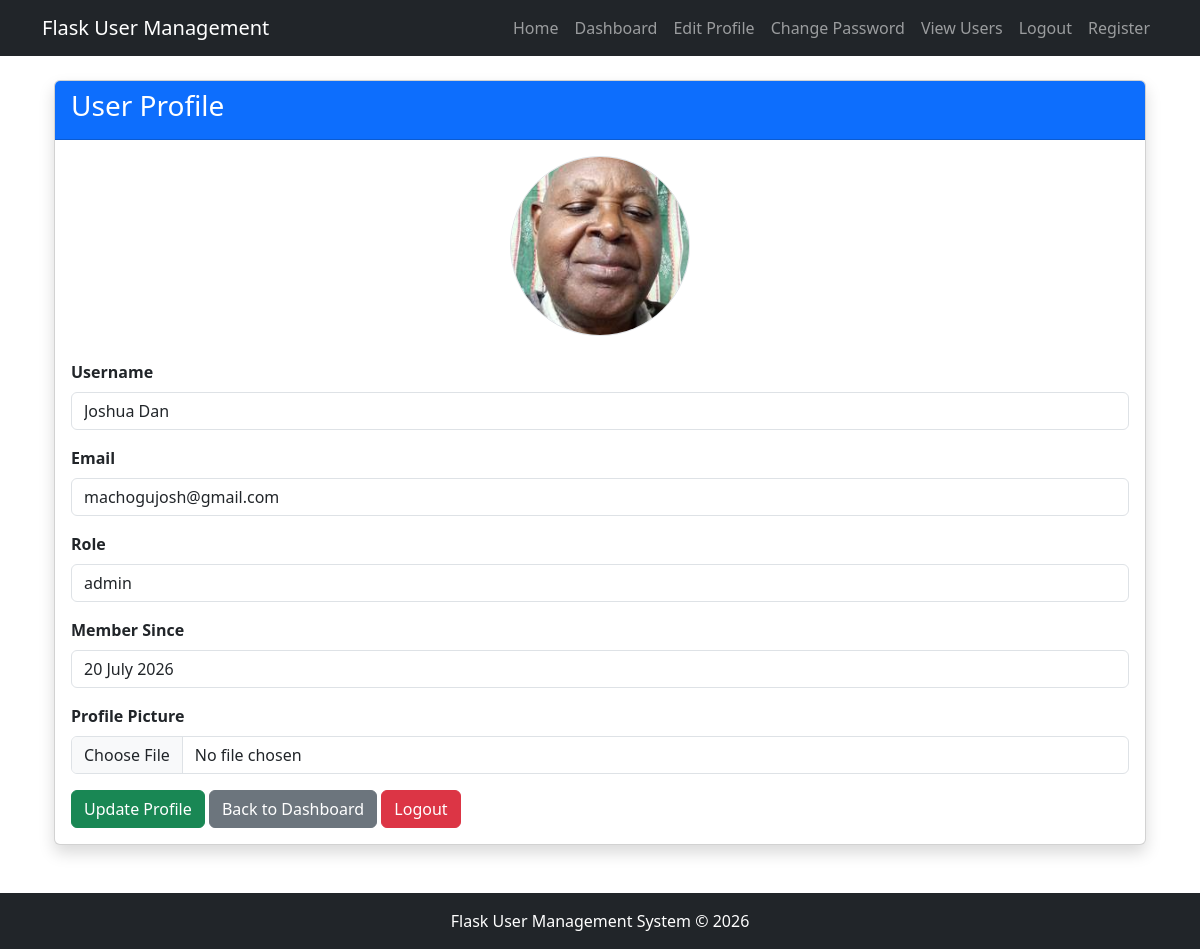
The app's page /profile (signed in) with its own data.
### tables this page shows
CREATE TABLE "users" (
    id INTEGER PRIMARY KEY AUTOINCREMENT,
    username TEXT UNIQUE NOT NULL,
    password TEXT NOT NULL,
    role TEXT NOT NULL DEFAULT 'user',
    email TEXT,
    created_at TEXT,
    profile_picture TEXT,
    active INTEGER NOT NULL DEFAULT 1
, failed_attempts INTEGER DEFAULT 0, locked_until TEXT);

### app.py (the view, shortened to what this page needs)
@app.route("/profile", methods=["GET", "POST"])
@login_required
def profile():
    conn = sqlite3.connect("users.db")
    cursor = conn.cursor()
    cursor.execute(
        """
        SELECT username,
               email,
               role,
               created_at,
               profile_picture
        FROM users
        WHERE username=?
        """,
        (session["username"],)
    )
    user = cursor.fetchone()
    print("SESSION USERNAME =", session["username"])
    print("USER =", user)
    conn.close()
    from datetime import datetime
    member_since = ""
    if user[3]:
        member_since = datetime.strptime(
            user[3],
            "%Y-%m-%d"
        ).strftime("%d %B %Y")
    return render_template(
        "profile.html",
        username=user[0],
        email=user[1],
        role=user[2],
        created_at=member_since,
        profile_picture=user[4] if len(user) > 4 else None
    )

### app.py (called while the page is built)
def login_required(f):
    @wraps(f)
    def wrapper(*args, **kwargs):
        if "username" not in session:
            return redirect(url_for("login"))
        return f(*args, **kwargs)
    return wrapper

### templates/profile.html (shortened to what this page needs)
{% extends "base.html" %}
{% block content %}
<div class="container mt-4">
    <div class="card shadow">
        <div class="card-header bg-primary text-white">
            <h3>User Profile</h3>
        </div>
        <div class="card-body">
            <form method="POST" enctype="multipart/form-data">
                <div class="text-center mb-4">
                    {% if profile_picture %}
                        <img src="{{ url_for('static', filename='profile_pictures/' + profile_picture) }}"
                             class="rounded-circle border"
                             width="180"
                             height="180">
                    {% else %}
                        <img src="{{ url_for('static', filename='profile_pictures/default.jpg') }}"
                             class="rounded-circle border"
                             width="180"
                             height="180">
                    {% endif %}
                </div>
                <div class="mb-3">
                    <label class="form-label"><strong>Username</strong></label>
                    <input type="text"
                           class="form-control"
                           value="{{ username }}"
                           readonly>
                </div>
                <div class="mb-3">
                    <label class="form-label"><strong>Email</strong></label>
                    <input type="email"
                           class="form-control"
                           name="email"
                           value="{{ email or '' }}">
                </div>
                <div class="mb-3">
                    <label class="form-label"><strong>Role</strong></label>
                    <input type="text"
                           class="form-control"
                           value="{{ role }}"
                           readonly>
                </div>
                <div class="mb-3">
                    <label class="form-label"><strong>Member Since</strong></label>
                    <input type="text"
                           class="form-control"
                           value="{{ created_at }}"
                           readonly>
                </div>
                <div class="mb-3">
                    <label class="form-label"><strong>Profile Picture</strong></label>
                    <input type="file"
                           name="profile_picture"
                           class="form-control"
                           accept=".jpg,.jpeg,.png,.gif">
                </div>
                <button type="submit"
                        class="btn btn-success">
                    Update Profile
                </button>
                <a href="{{ url_for('dashboard') }}"
                   class="btn btn-secondary">
                    Back to Dashboard
                </a>
                <a href="{{ url_for('logout') }}"
                   class="btn btn-danger">
                    Logout
                </a>
            </form>
        </div>
    </div>
</div>
{% endblock %}

### records on screen
users: profile_picture (picture), username "Joshua Dan", email "machogujosh@gmail.com", role "admin"
